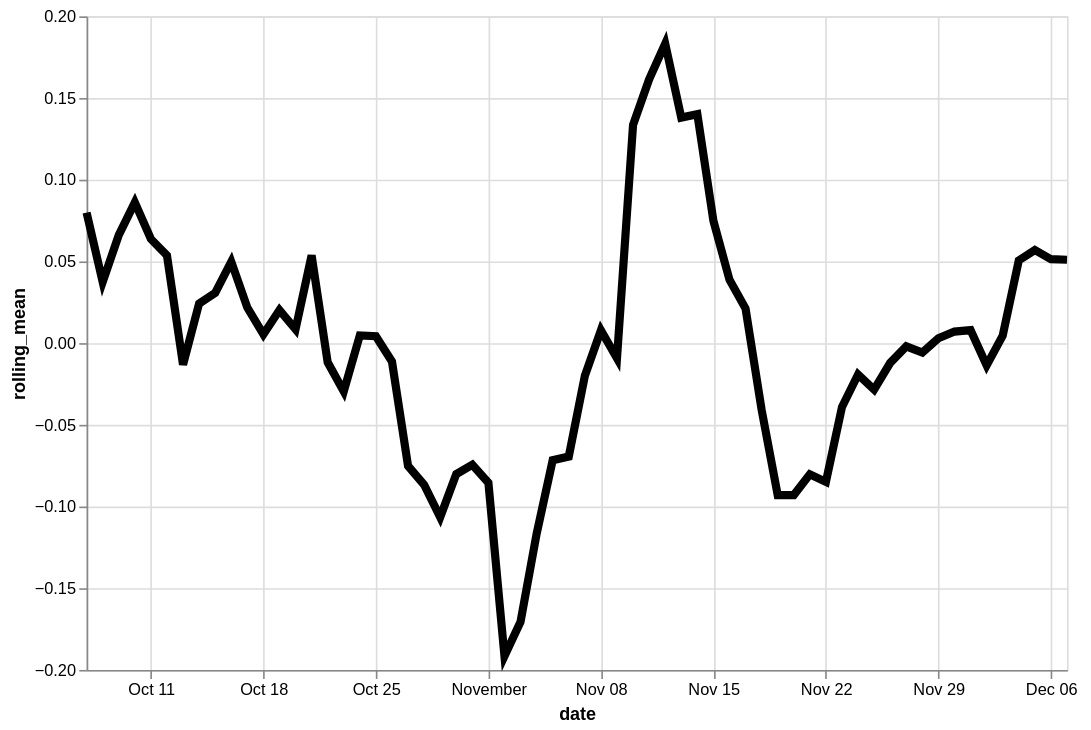

Describe this chart as a Vega-Lite specification.
### Vega-Lite specification from a JSON file in a GitHub repository (floating-point values rounded to 4 significant figures)
{"config": {"view": {"continuousWidth": 400, "continuousHeight": 300}}, "data": {"name": "data-36688bf80a6abce5418a6b553bfbaf84"}, "mark": {"type": "line", "color": "black", "size": 5}, "encoding": {"x": {"type": "temporal", "field": "date"}, "y": {"type": "quantitative", "field": "rolling_mean"}}, "height": 400, "transform": [{"window": [{"op": "mean", "field": "residual", "as": "rolling_mean"}], "frame": [-4, 3]}], "width": 600, "$schema": "https://vega.github.io/schema/vega-lite/v4.8.1.json", "datasets": {"data-36688bf80a6abce5418a6b553bfbaf84": [{"date": "2020-10-07T00:00:00", "residual": 0.1497}, {"date": "2020-10-08T00:00:00", "residual": 0.2887}, {"date": "2020-10-09T00:00:00", "residual": -0.1874}, {"date": "2020-10-10T00:00:00", "residual": 0.06857}, {"date": "2020-10-11T00:00:00", "residual": -0.1323}, {"date": "2020-10-12T00:00:00", "residual": 0.2092}, {"date": "2020-10-13T00:00:00", "residual": 0.2064}, {"date": "2020-10-14T00:00:00", "residual": -0.09292}, {"date": "2020-10-15T00:00:00", "residual": 0.06934}, {"date": "2020-10-16T00:00:00", "residual": -0.2461}, {"date": "2020-10-17T00:00:00", "residual": 0.1121}, {"date": "2020-10-18T00:00:00", "residual": 0.1207}, {"date": "2020-10-19T00:00:00", "residual": 0.02016}, {"date": "2020-10-20T00:00:00", "residual": -0.01566}, {"date": "2020-10-21T00:00:00", "residual": 0.07523}, {"date": "2020-10-22T00:00:00", "residual": 0.02639}, {"date": "2020-10-23T00:00:00", "residual": -0.02506}, {"date": "2020-10-24T00:00:00", "residual": 0.1162}, {"date": "2020-10-25T00:00:00", "residual": -0.4119}, {"date": "2020-10-26T00:00:00", "residual": -0.02188}, {"date": "2020-10-27T00:00:00", "residual": 0.2944}, {"date": "2020-10-28T00:00:00", "residual": -0.01942}, {"date": "2020-10-29T00:00:00", "residual": -0.04885}, {"date": "2020-10-30T00:00:00", "residual": -0.4845}, {"date": "2020-10-31T00:00:00", "residual": -0.1175}, {"date": "2020-11-01T00:00:00", "residual": -0.04265}, {"date": "2020-11-02T00:00:00", "residual": -0.201}, {"date": "2020-11-03T00:00:00", "residual": 0.0241}, {"date": "2020-11-04T00:00:00", "residual": 0.206}, {"date": "2020-11-05T00:00:00", "residual": -0.8681}, {"date": "2020-11-06T00:00:00", "residual": 0.1193}, {"date": "2020-11-07T00:00:00", "residual": -0.05372}, {"date": "2020-11-08T00:00:00", "residual": 0.2427}, {"date": "2020-11-09T00:00:00", "residual": -0.02458}, {"date": "2020-11-10T00:00:00", "residual": 0.1939}, {"date": "2020-11-11T00:00:00", "residual": 0.2475}, {"date": "2020-11-12T00:00:00", "residual": 0.06879}, {"date": "2020-11-13T00:00:00", "residual": 0.2746}, {"date": "2020-11-14T00:00:00", "residual": 0.3423}, {"date": "2020-11-15T00:00:00", "residual": 0.121}, {"date": "2020-11-16T00:00:00", "residual": -0.119}, {"date": "2020-11-17T00:00:00", "residual": -0.007885}, {"date": "2020-11-18T00:00:00", "residual": -0.3283}, {"date": "2020-11-19T00:00:00", "residual": -0.04135}, {"date": "2020-11-20T00:00:00", "residual": -0.07212}, {"date": "2020-11-21T00:00:00", "residual": -0.2216}, {"date": "2020-11-22T00:00:00", "residual": -0.07485}, {"date": "2020-11-23T00:00:00", "residual": 0.1213}, {"date": "2020-11-24T00:00:00", "residual": -0.01749}, {"date": "2020-11-25T00:00:00", "residual": -0.04479}, {"date": "2020-11-26T00:00:00", "residual": 0.0382}, {"date": "2020-11-27T00:00:00", "residual": 0.1181}, {"date": "2020-11-28T00:00:00", "residual": -0.1465}, {"date": "2020-11-29T00:00:00", "residual": -0.09039}, {"date": "2020-11-30T00:00:00", "residual": 0.005937}, {"date": "2020-12-01T00:00:00", "residual": 0.09083}, {"date": "2020-12-02T00:00:00", "residual": 0.05295}, {"date": "2020-12-03T00:00:00", "residual": -0.01247}, {"date": "2020-12-04T00:00:00", "residual": 0.04544}, {"date": "2020-12-05T00:00:00", "residual": -0.05437}, {"date": "2020-12-06T00:00:00", "residual": -0.001277}, {"date": "2020-12-07T00:00:00", "residual": 0.2779}]}}
